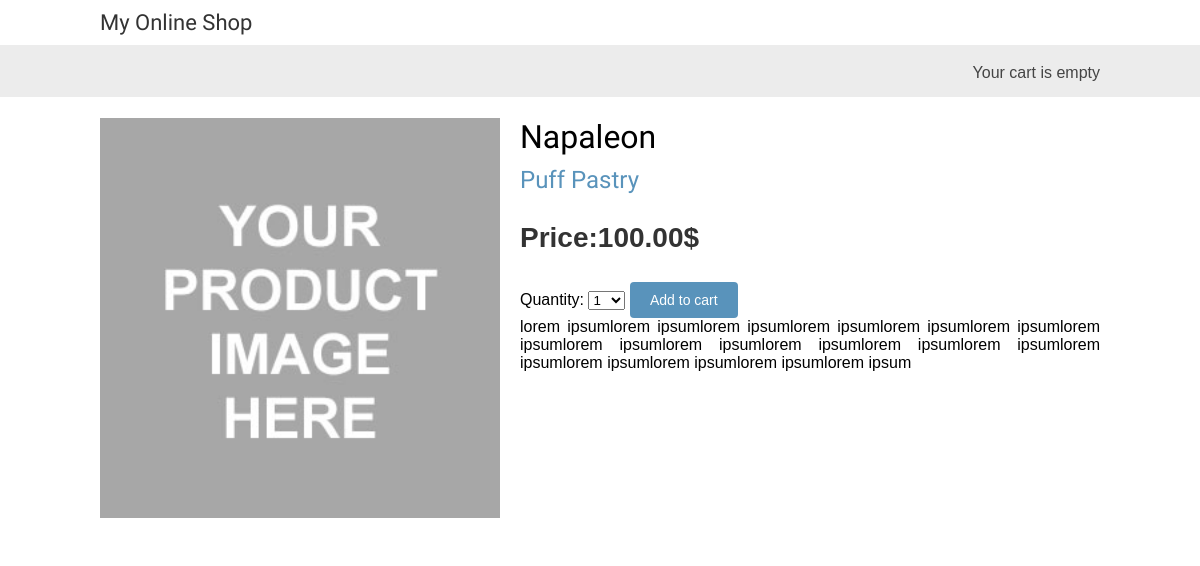
The page /4/Napaleon/ on the database its author committed.
### onlineshop/models.py (models this page shows, shortened)
class Product(models.Model):
    category = models.ForeignKey(Category, related_name="products", on_delete=models.SET_NULL, null=True)
    name = models.CharField(max_length=200, db_index=True)
    slug = models.SlugField(max_length=200, unique=True)
    image = models.ImageField(upload_to="products/%Y/%M/%d", blank=True)
    description = models.TextField(blank=True)
    price = models.DecimalField(max_digits=10, decimal_places=2)
    available = models.BooleanField(default=True)
    created_at = models.DateTimeField(auto_now_add=True)
    updated_at = models.DateTimeField(auto_now=True)
    class Meta:
        ordering = ['-name']
        index_together = (('id', 'slug'),)

class Category(models.Model):
    name = models.CharField(max_length=200, db_index=True)
    slug = models.SlugField(max_length=200, unique=True)
    def __str__(self):
        return self.name
    def get_absolute_url(self):
        return reverse("onlineshop:product_list_by_category", args=[self.slug])
    class Meta:
        ordering = ['-name']
        verbose_name = 'Category'
        verbose_name_plural = 'Categories'

### onlineshop/views.py (the view)
# urls.py: path('<int:id>/<slug:slug>/', product_detail, name='product_detail'),
def product_detail(request, id, slug):
    product = get_object_or_404(Product, id=id, slug=slug, available=True)
    cart_product_form = CartAddProductForm()
    return render(request, 'onlineshop/product/detail.html', {'product':product, 'cart_product_form': cart_product_form})

### cart/forms.py
class CartAddProductForm(forms.Form):
    quantity = forms.TypedChoiceField(choices=PRODUCT_QUANTITY_CHOICES, coerce=int)
    override = forms.BooleanField(required=False, initial=False, widget=forms.HiddenInput)

### cart/cart.py (called while the page is built)
    def __len__(self):
        return sum( item['quantity'] for item in self.cart.values())

### cart/context_processors.py (called while the page is built)
def cart(request):
    return {'cart': Cart(request)}

### onlineshop/templates/onlineshop/product/detail.html (shortened to what this page needs)
{% extends 'onlineshop/base.html' %}
{% load static %}
{% block content%}
    <div class="product-detail">
        <img src="{% if product.image %}{{ product.image.url }}{% else %}{% static 'img/default_pr.jpg' %}{% endif %}">
        <h1>{{ product.name }}</h1>
        <h2><a href="{{ product.category.get_absolute_url }}">{{ product.category }}</a></h2>
        <p class="price">Price:{{ product.price }}$</p>
        <form action="{% url 'cart:cart_add' product.id %}" method="POST">
            {{ cart_product_form }}
            <input type="submit" value="Add to cart">
        </form>
        {{ product.description}}
    </div>
{% endblock %}

### static/css/base.css (style rules this page uses)
body { margin:0; padding:0; font-family:helvetica, sans-serif; }
h1, h2, h3, h4, h5 , h6 { font-family: 'Ubuntu', sans-serif; font-weight:normal; }
a { text-decoration:none; color:#5993bb; }
a.button, input[type="submit"] { color:#fff; background:#5993bb; border-radius:4px; padding:10px 20px; font-size:14px; border:0; }
.product-detail { text-align:justify; }
.product-detail .price { color:#333; font-size:28px; font-weight:bold; }
.product-detail img { width:40%; float:left; padding:0 20px 20px 0; }
.product-detail h1 { margin-bottom:0; }
.product-detail h2 { margin-top:10px; }

### rows shown on the page
Product: name "Napaleon", category "Puff Pastry", price "100.00", description "lorem ipsumlorem ipsumlorem ipsumlorem ipsumlorem ipsumlorem ipsumlorem ipsumlorem ipsumlorem ipsumlorem ipsumlorem ipsumlorem ipsumlorem ipsumlorem ipsumlorem ipsumlorem ipsumlorem ipsum"
